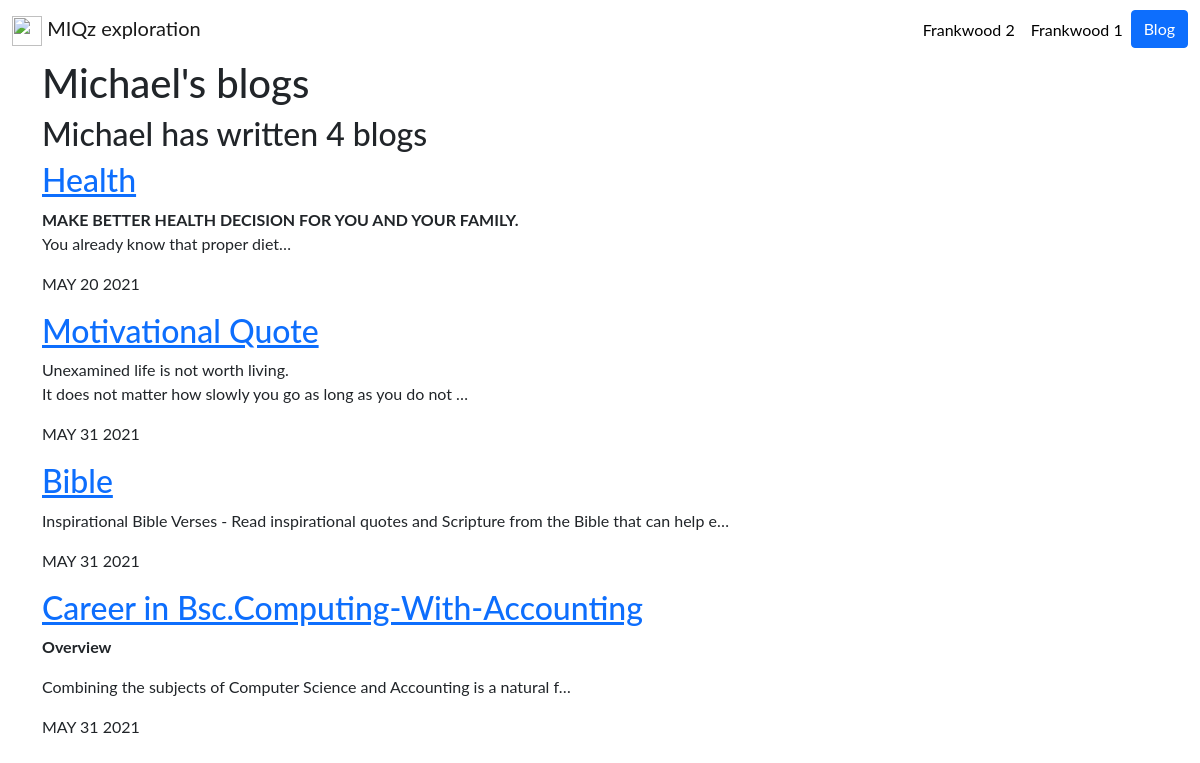
Screenshot of /blog/ with the database file from the repository.
### blog/models.py (models this page shows)
class Blog(models.Model):
    title = models.CharField(max_length=200)
    description = models.TextField()
    date = models.DateField()

### blog/views.py (the view)
# urls.py: path('', views.all_blog, name='all_blog'),
def all_blog(request):
    blog = Blog.objects.all()
    return render(request, 'blog/all_blog.html',{'blog':blog})

### blog/templates/blog/all_blog.html
{% extends 'portfolio/base.html' %}
{% block content %}
<h1>Michael's blogs</h1>
<h2>Michael has written {{ blog.count }} blog{{ blog.count|pluralize }}</h2>
{% for blog in blog %}
<a href="{% url 'blog:detail' blog.id %}"><h2>{{ blog.title }} </h2></a>
<p> {{ blog.description|safe|truncatechars:100 }}</p>
<p>{{ blog.date|date:'M d Y'|upper }}</p>
{% endfor %}
{% endblock %}

### portfolio/static/portfolio/custom.css (style rules this page uses)
body { font-family: 'Lato', sans-serif; }

### rows the page displays
Blog: title "Health", description "MAKE BETTER HEALTH DECISION FOR YOU AND YOUR FAMILY. You already know that proper diet…", date "MAY 20 2021"
Blog: title "Motivational Quote", description "Unexamined life is not worth living. It does not matter how slowly you go as long as you do not …", date "MAY 31 2021"
Blog: title "Bible", description "Inspirational Bible Verses - Read inspirational quotes and Scripture from the Bible that can help e…", date "MAY 31 2021"
Blog: title "Career in Bsc.Computing-With-Accounting", description "Overview Combining the subjects of Computer Science and Accounting is a natural f…", date "MAY 31 2021"

### other values shown
{{ blog.count }} "4"
